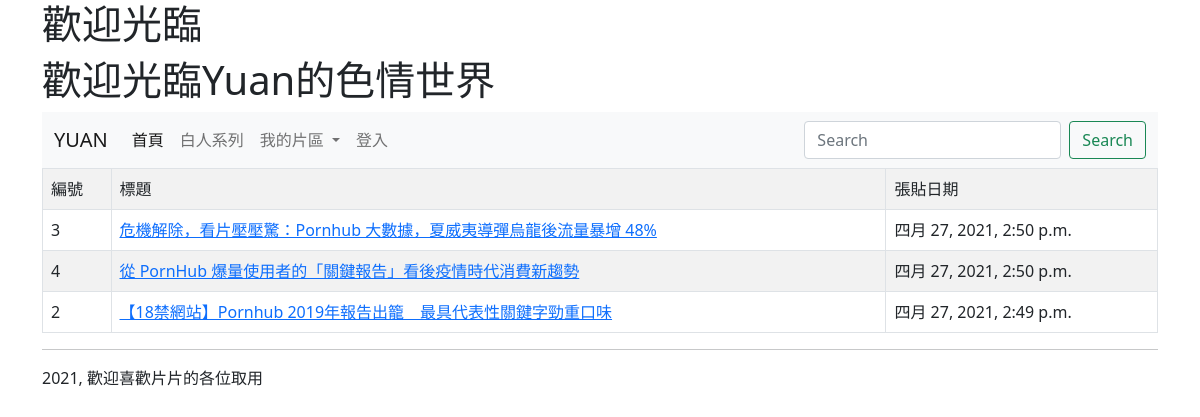
The page / on the database its author committed.
### mysite/models.py (models this page shows, shortened)
class Post(models.Model):
    title = models.CharField(max_length=200)
    body = models.TextField()
    pub_date = models.DateTimeField(default=timezone.now)
    class Meta:
        ordering = ('-pub_date',)

### mysite/views.py (the view)
# urls.py: path('', index),
def index(request):
	posts = Post.objects.all()
	myname = "Yuan"
	data = [i for i in range(1,43)]
	random.shuffle(data)
	lotto_numbers = data[0:6]
	special_number = data[6]
	return render(request, 'index.html', locals())

### templates/index.html (shortened to what this page needs)
{% extends "base.html" %}
{% block headmessage %} <h1>歡迎光臨</h1> {% endblock %}
{% block content %}
<table class= 'table table-striped table-bordered'>
  <tr><td>編號</td><td>標題</td><td>張貼日期</td></tr>
{% for post in posts %}
<tr>
    <td>{{ post.id }}</td>
    <td><a href="/show/{{post.id}}/">{{ post.title }}</a></td>
    <td>{{ post.pub_date }}</td>
</tr>
{% endfor %}
</table>
{% endblock%}

### rows shown on the page
Post: id "3", title "危機解除，看片壓壓驚：Pornhub 大數據，夏威夷導彈烏龍後流量暴增 48%", pub_date "四月 27, 2021, 2:50 p.m."
Post: id "4", title "從 PornHub 爆量使用者的「關鍵報告」看後疫情時代消費新趨勢", pub_date "四月 27, 2021, 2:50 p.m."
Post: id "2", title "【18禁網站】Pornhub 2019年報告出籠 最具代表性關鍵字勁重口味", pub_date "四月 27, 2021, 2:49 p.m."

### other values the page prints
{{ myname }} "Yuan"
